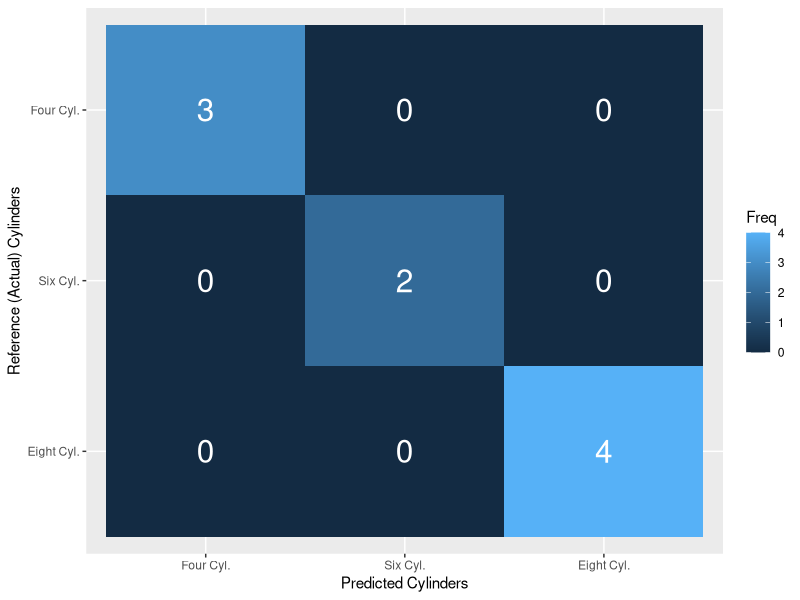

Here is the R script that generated this plot: (Note: this script raises an error after producing the figure.)
data <- mtcars

# convert some fields to factors
data$vs <- factor(as.integer(data$vs), levels = c(0, 1), labels = c('straight', 'v'))
data$am <- factor(as.integer(data$am), levels = c(0, 1), labels = c('automatic', 'manual'))
data$gear <- factor(as.integer(data$gear), levels = 3:5, labels = c('three','four','five'))
data$carb <- factor(as.integer(data$carb), levels = 1:8, labels = c('one', 'two', 'three','four','five','six','seven','eight'))

data$cyl <- factor(as.integer(data$cyl), levels = c(4,6,8), labels = c('Four Cyl.', 'Six Cyl.', 'Eight Cyl.'))
summary(data$cyl)

# split test and train data set
library(caret)
index.train <- createDataPartition(data$cyl, p = 0.7, list = FALSE)
train = data[index.train,]
test  = data[-(index.train), ]

# create a multinomial regression model
tg <- data.frame(.decay = 30:50/40)
model <- train(cyl ~ .,
               data = train,
               method = "multinom",
               tuneGrid = tg,
               trace = FALSE)
summary(model)

# do prediction
test$predicted <- predict(model, test)
View(test[, c('cyl', 'predicted')])

# view a confusion matrix
cm <- confusionMatrix(test$predicted, test$cyl)
cm

# advanced graphics of confusion matrix
library(cowplot) 

cmf <- as.data.frame(cm$table)
cmg <- ggplot(cmf) + 
  geom_tile(aes(x=Prediction, y=Reference, fill=Freq)) + 
  scale_x_discrete(name="Predicted Cylinders") + 
  scale_y_discrete(name="Reference (Actual) Cylinders", limits = rev(levels(cmf$Prediction))) +
  geom_text(aes(x = Prediction, y = Reference, label = Freq), color = "white", size = 8)
ggdraw(switch_axis_position(cmg, axis = 'x'))
